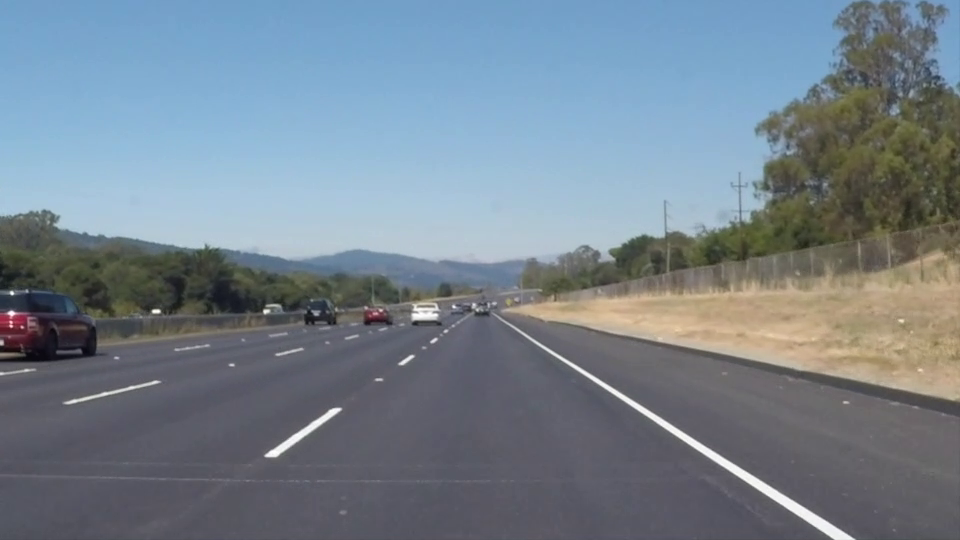
#> input picture frame 22 of Homework/HW 5 - 0326/data/WW.mp4, 960 x 540 px, given in place of YW.mp4, which was not available
$ python '오혜준.py'
#> lines starting #> are read from the running program, lines starting #| are printed output that depends on the picture; after the words box and inside, x2 and y2 are one past the last pixel; in counts of white or black regions, pixels touching at a corner belong together; pictures that were not available may be replaced by others from this repository, and a replacement may not be noted
import numpy as np
from PIL import Image
import cv2


def final_line_list(line_list, isleft):
    final_list = [0, 0, 0, 0]
    for line in line_list:
        if isleft:
            final_list[0] += line[0]
            final_list[1] += line[1]
            final_list[2] += line[2]
            final_list[3] += line[3]
        else:
            final_list[0] += line[2]
            final_list[1] += line[3]
            final_list[2] += line[0]
            final_list[3] += line[1]
    if len(line_list) !=0:
        final_list = [int(x / len(line_list)) for x in final_list]
        return final_list


# call the video source
cap = cv2.VideoCapture('YW.mp4')

while (cap.isOpened()):
    ret, road = cap.read()
#> road is the input picture: shape (540, 960, 3); mean B, G, R 141.9, 130.7, 117.7
    x = cap.get(3)
    y = cap.get(4)

    gray_image = cv2.cvtColor(road, cv2.COLOR_BGR2GRAY)
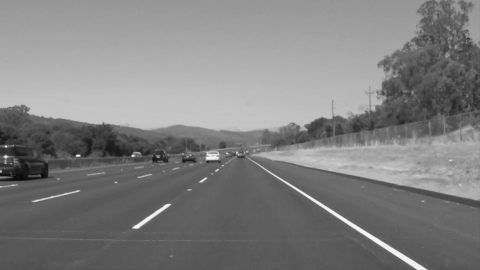
#> gray_image: shape (540, 960) (shown at 1/2 size); min 6, max 255, mean 128
    img_hsv = cv2.cvtColor(road, cv2.COLOR_BGR2HSV)
#> img_hsv: shape (540, 960, 3); mean H, S, V 94.9, 54.6, 147.7

    lower_yellow = np.array([20, 100, 100], dtype="uint8")
    upper_yellow = np.array([30, 255, 255], dtype="uint8")
    mask_yellow = cv2.inRange(img_hsv, lower_yellow, upper_yellow)
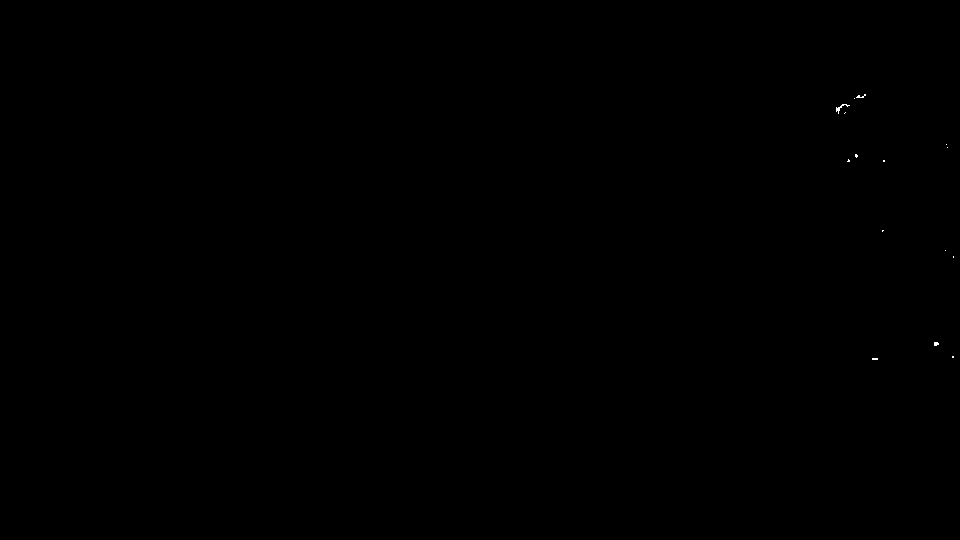
#> mask_yellow: shape (540, 960); 0.02% white in thin lines or dots, all inside (x1, y1, x2, y2) = (836, 94, 954, 360)
    mask_white = cv2.inRange(gray_image, 200, 255)
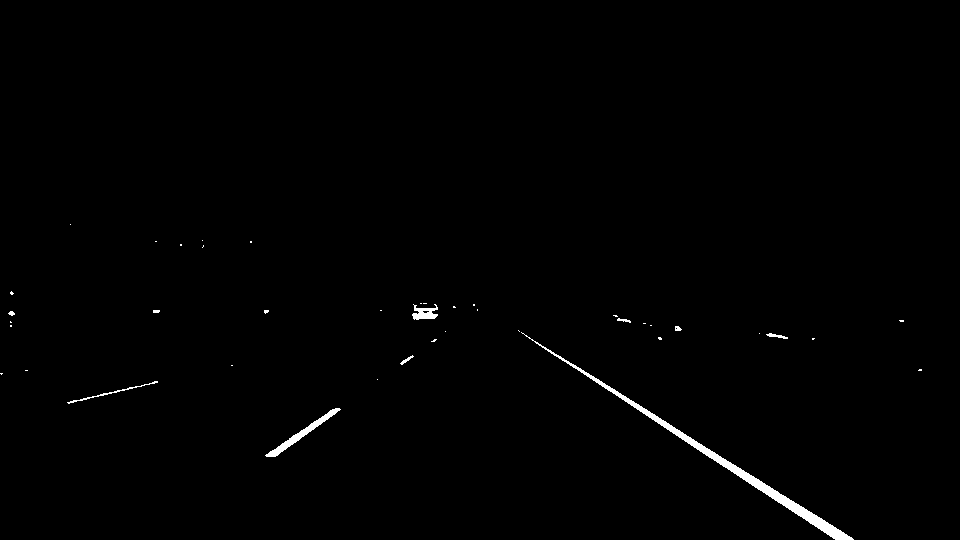
#> mask_white: shape (540, 960); 0.7% white; 41 white regions (31 under 20 px), largest, box (x1, y1, x2, y2) and area: (521, 332, 854, 540) 2344, (265, 408, 341, 457) 528, (412, 304, 438, 320) 246
    mask_yw = cv2.bitwise_or(mask_white, mask_yellow)
    mask_yw_image = cv2.bitwise_and(gray_image, mask_yw)

    # Gaussian blur will help to suppress noise in Canny Edge Detection by averaging out the pixel values in a neighborhood.
    gauss_gray = cv2.GaussianBlur(mask_yw_image, (5, 5), 0)

    # Canny Edge Detection
    low_threshold = 50
    high_threshold = 150
    canny_edges = cv2.Canny(gauss_gray, low_threshold, high_threshold)
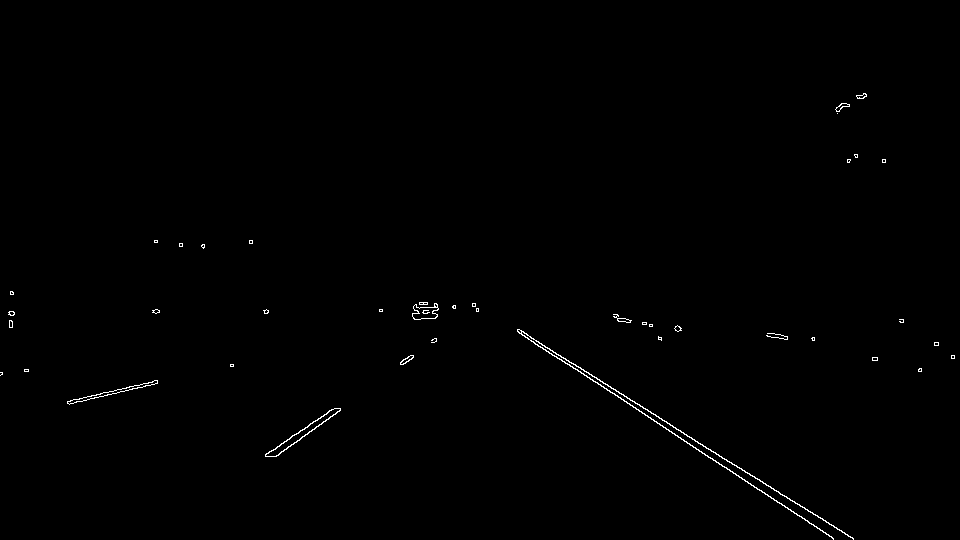
#> canny_edges: shape (540, 960); 0.43% white in thin lines or dots, all inside (x1, y1, x2, y2) = (0, 93, 955, 540)

    # create region of interest (ROI) mask
    # y range, x range
    gray_road = cv2.cvtColor(road, cv2.COLOR_BGR2GRAY)
    mask = np.zeros(gray_road.shape, np.int8)
    mask[285:] = 255
    image = np.array(Image.fromarray(mask.astype('uint8'), 'L'))

    img_result = cv2.bitwise_and(image, image, mask=canny_edges)
#> img_result: shape (540, 960); 0.41% white in thin lines or dots, all inside (x1, y1, x2, y2) = (0, 291, 955, 540)
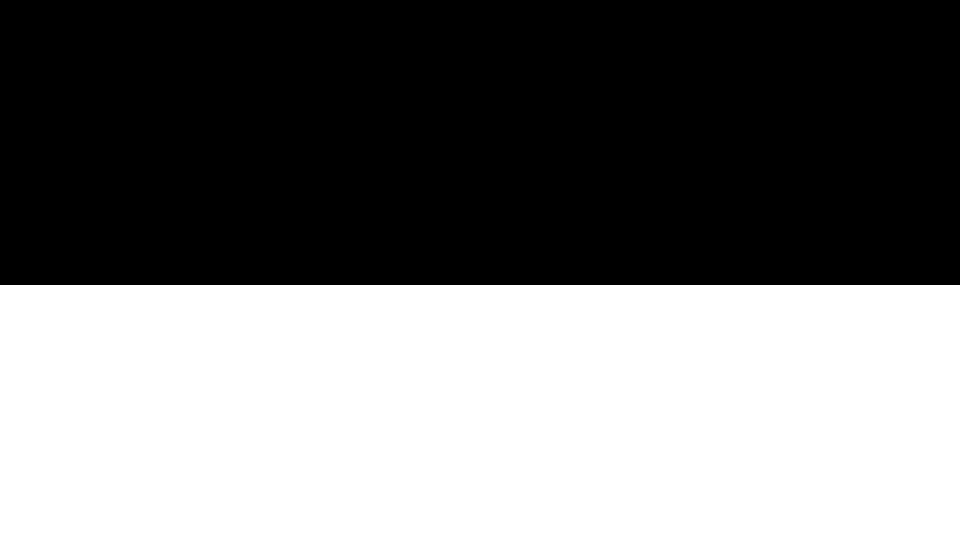
#> image: shape (540, 960); 47.2% white; 1 white region, box (x1, y1, x2, y2) and area: (0, 285, 960, 540) 244800

    lines = cv2.HoughLines(img_result, 1, np.pi / 180, 80)
#> lines = [[5, 2.13], [-3, 2.15], [-18, 2.16], [20, 2.11], [-9, 2.15], [8, 2.13], [531, 0.942], [525, 0.977], [406, 1.33], [-31, 2.18]]

    left_list = []
    left_cnt = 0
    right_list = []
    right_cnt = 0
    for line in lines:
        rho, theta = line[0]
        a = np.cos(theta)
        b = np.sin(theta)
        x0 = a * rho
        y0 = b * rho

        x1 = int(x0 + 1000 * (-b))
        y1 = int(y0 + 1000 * (a))
        x2 = int(x0 - 1000 * (-b))
        y2 = int(y0 - 1000 * (a))

        slope = (y2 - y1) / (x2 - x1)

        # 왜 slope < 0 left -> opencv 좌표는 왼쪽 위가 0,0
        if slope < 0:
            new_x = x2
            while y2 < 285:
                new_x -= 1
                y2 -= slope
            y2 = int(y2)

            while y1 > y:
                x1 += 1
                y1 += slope

            left_list.append([x1, y1, new_x, y2])
            left_cnt += 1
            # cv2.line(road, (x1, y1), (new_x, y2), (0, 255, 0), 2)
        if slope > 0:
            y1 = 0
            new_x = x2
            while y1 < 285:
                new_x -= 1
                y1 = y2 - slope * new_x
            y1 = int(y1)

            while y2 > y:
                x2 -= 1
                y2 -= slope

            right_list.append([new_x, y1, x2, y2])
            right_cnt += 1
#> this loop made 10 passes
#> (rho, theta, a, b, x0, y0) on passes 1 to 8: (5, 2.13, -0.53, 0.848, -2.65, 4.24), (-3, 2.15, -0.545, 0.839, 1.63, -2.52), (-18, 2.16, -0.559, 0.829, 10.07, -14.92), (20, 2.11, -0.515, 0.857, -10.3, 17.14), (-9, 2.15, -0.545, 0.839, 4.9, -7.55), (8, 2.13, -0.53, 0.848, -4.24, 6.78), (531, 0.942, 0.588, 0.809, 312.1, 429.6), (525, 0.977, 0.559, 0.829, 293.6, 435.2)
#> after the loop, left_cnt = 3; left_list = [[161, 539.6, 511, 285], [139, 539.6, 516, 285], [-490, 539.9, 533, 285]]; right_cnt = 7; right_list = [[398, 285, 845, 534], [395, 285, 836, 539.4], [383, 285, 833, 540], [411, 285, 846, 532], [387, 285, 843, 537], [401, 285, 843, 536], [375, 285, 824, 539.6]]
            # cv2.line(road, (new_x, y1), (x2, y2), (0, 0, 255), 2)

    final_left_list = final_line_list(left_list, True)
#> the loop in final_line_list, `for line in line_list:` made 3 passes
#> after the loop in final_line_list, `for line in line_list:`: final_list = [-190, 1619.1, 1560, 855]
#> in final_line_list, `final_list = [int(x / len(line_list)) for x in final_list]`: final_list = [-63, 539, 520, 285]
#> final_left_list = [-63, 539, 520, 285]
    final_right_list = final_line_list(right_list, False)
#> the loop in final_line_list (call 2), `for line in line_list:` made 7 passes
#> final_right_list = [838, 536, 392, 285]

    # 왼쪽 G, 오른쪽 R
    if final_left_list and final_right_list is not None:

        cv2.line(road, (final_left_list[0], final_left_list[1]), (final_left_list[2], final_left_list[3]), (0, 255, 0), 2)
        cv2.line(road, (final_right_list[0], final_right_list[1]), (final_right_list[2], final_right_list[3]), (0, 0, 255),
             2)

        center_list = [int((final_left_list[i] + final_right_list[i]) / 2) for i in range(4)]
#> center_list = [387, 537, 456, 285]

        cv2.line(road, (center_list[0], center_list[1]), (center_list[2], center_list[3]), (255, 0, 0), 2)
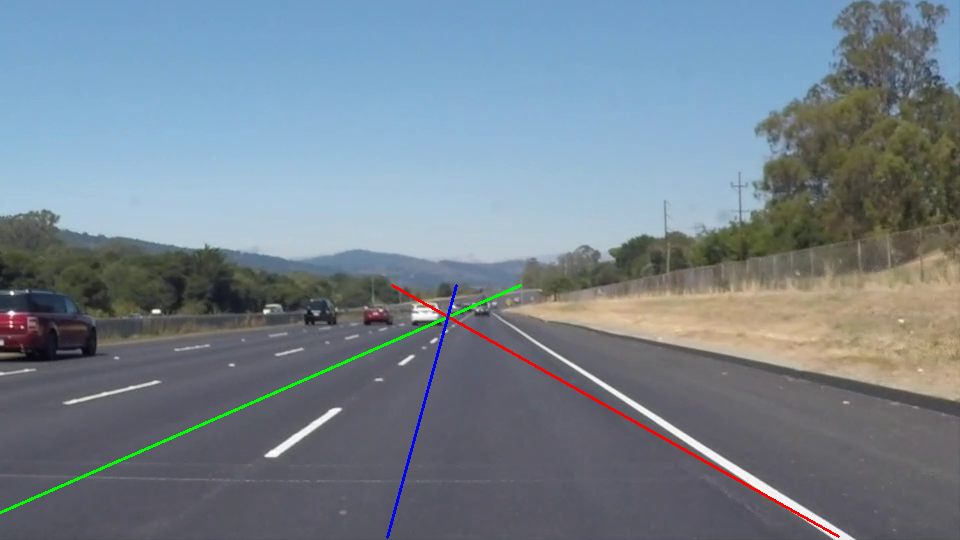
#> road: shape (540, 960, 3); mean B, G, R 141.5, 130.7, 117.6
        cv2.imshow('image', road)

    if cv2.waitKey(1) & 0xFF == ord('q'):
#> (key q is pressed here)
        break
#> (the run stopped early here; a loop or call above may not have finished)

$ run again, starting later in the video
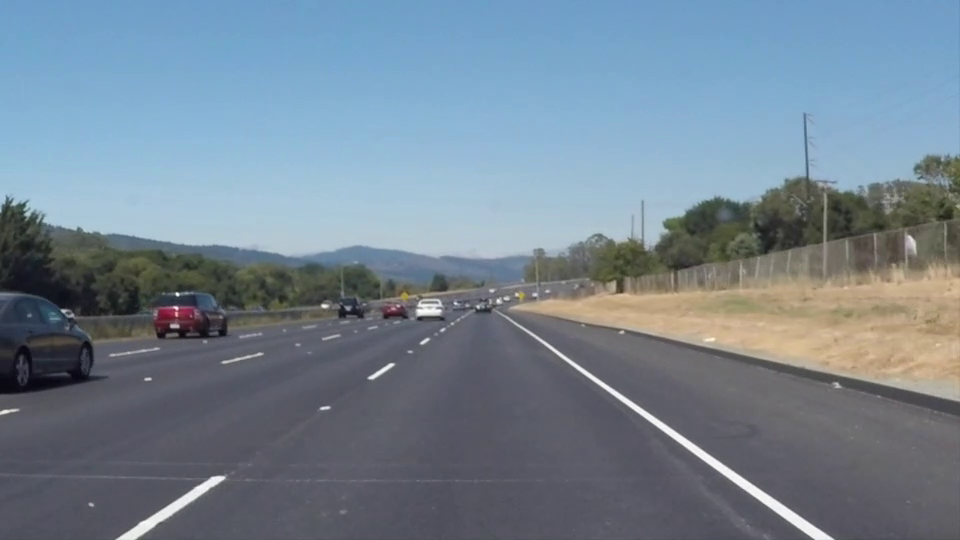
#> input picture frame 99 of Homework/HW 5 - 0326/data/WW.mp4, 960 x 540 px, given in place of YW.mp4, which was not available
#> road is the input picture: shape (540, 960, 3); mean B, G, R 146, 132.3, 116.7
#> img_hsv: shape (540, 960, 3); mean H, S, V 97.5, 57, 150.6
#> mask_yellow: shape (540, 960); 0.01% white; 5 white regions (4 under 20 px), largest, box (x1, y1, x2, y2) and area: (400, 290, 408, 300) 56
#> `mask_white = cv2.inRange(gray_image, 200, 255)`:
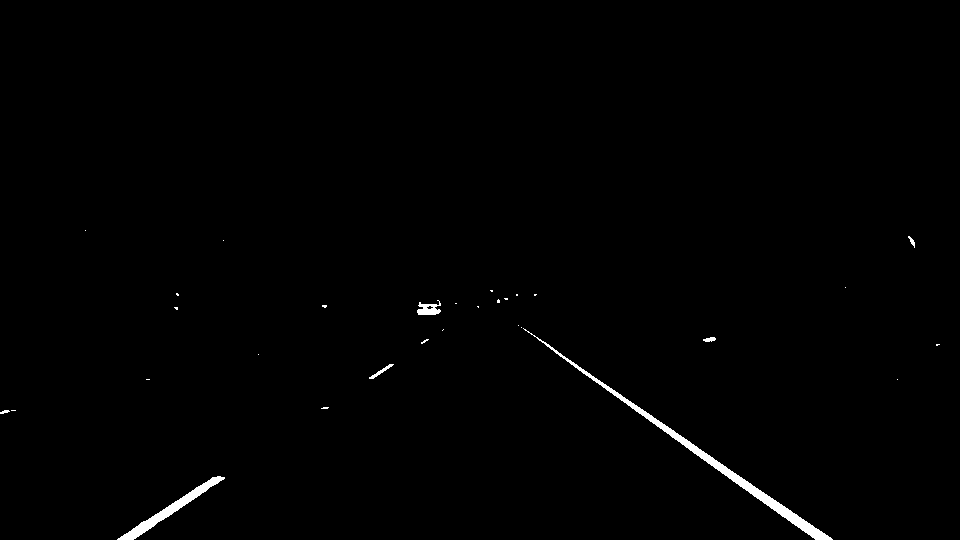
#> mask_white: shape (540, 960); 0.72% white; 30 white regions (23 under 20 px), largest, box (x1, y1, x2, y2) and area: (523, 328, 833, 540) 2230, (117, 476, 225, 540) 994, (417, 300, 441, 315) 216
#> canny_edges: shape (540, 960); 0.36% white in thin lines or dots, all inside (x1, y1, x2, y2) = (0, 235, 940, 540)
#> img_result: shape (540, 960); 0.36% white in thin lines or dots, all inside (x1, y1, x2, y2) = (0, 289, 940, 540)
#> image: shape (540, 960); 47.2% white; 1 white region, box (x1, y1, x2, y2) and area: (0, 285, 960, 540) 244800
#> lines = 13 rows, first 8: [-19, 2.16], [-42, 2.2], [-33, 2.18], [518, 1.01], [-56, 2.22], [-27, 2.18], [-3, 2.15], [522, 0.977]
#> the loop `for line in lines:` made 13 passes
#> (rho, theta, a, b, x0, y0) on passes 1 to 8: (-19, 2.16, -0.559, 0.829, 10.62, -15.75), (-42, 2.2, -0.588, 0.809, 24.69, -33.98), (-33, 2.18, -0.574, 0.819, 18.93, -27.03), (518, 1.01, 0.53, 0.848, 274.5, 439.3), (-56, 2.22, -0.602, 0.799, 33.7, -44.72), (-27, 2.18, -0.574, 0.819, 15.49, -22.12), (-3, 2.15, -0.545, 0.839, 1.63, -2.52), (522, 0.977, 0.559, 0.829, 291.9, 432.8)
#> after the loop `for line in lines:`: left_cnt = 4; left_list = [[114, 539.8, 521, 285], [133, 539.3, 510, 285], [117, 539.5, 508, 285], [134, 539.5, 497, 285]]; right_cnt = 9; right_list = [[382, 285, 834, 539.6], [369, 285, 815, 539.9], [373, 285, 829, 539.7], [360, 285, 809, 539.7], [379, 285, 818, 539.8], [395, 285, 836, 539.4], [377, 285, 822, 539.9], [389, 285, 842, 538], [367, 285, 817, 539.6]]
#> the loop in final_line_list, `for line in line_list:` made 4 passes
#> after the loop in final_line_list, `for line in line_list:`: final_list = [498, 2158, 2036, 1140]
#> in final_line_list, `final_list = [int(x / len(line_list)) for x in final_list]`: final_list = [124, 539, 509, 285]
#> the loop in final_line_list (call 2), `for line in line_list:` made 9 passes
#> final_right_list = [824, 539, 376, 285]
#> center_list = [474, 539, 442, 285]
#> `cv2.line(road, (center_list[0], center_list[1]), (center_list[2], cent..`:
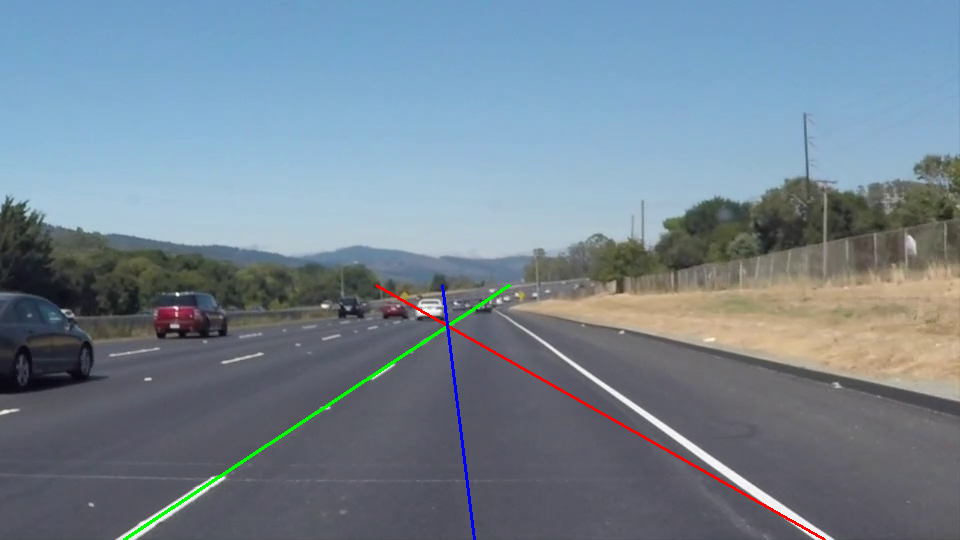
#> road: shape (540, 960, 3); mean B, G, R 145.4, 132.2, 116.6

$ run again, starting later in the video
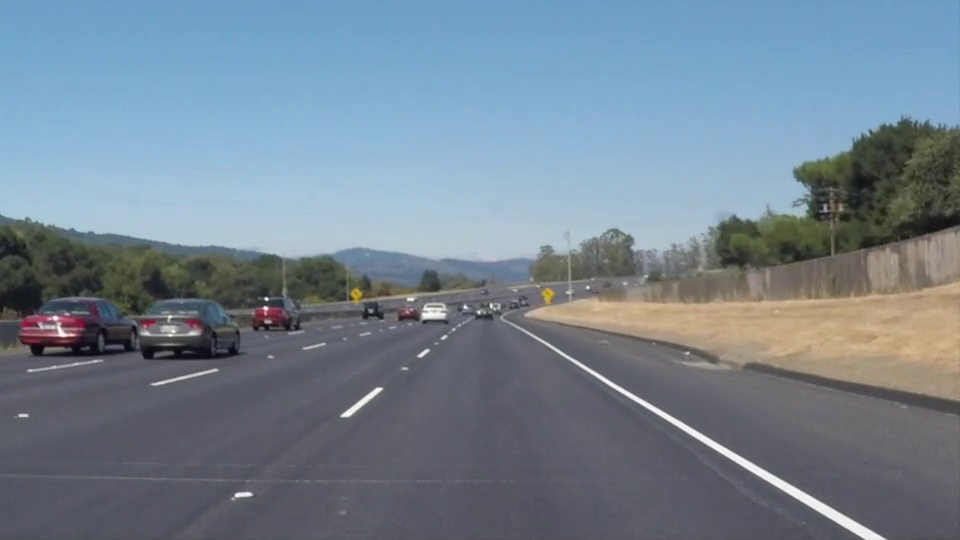
#> input picture frame 176 of Homework/HW 5 - 0326/data/WW.mp4, 960 x 540 px, given in place of YW.mp4, which was not available
#> road is the input picture: shape (540, 960, 3); mean B, G, R 145.2, 131.6, 116.5
#> img_hsv: shape (540, 960, 3); mean H, S, V 97, 56.8, 150.1
#> mask_yellow: shape (540, 960); 0.05% white; 5 white regions (3 under 20 px), largest, box (x1, y1, x2, y2) and area: (350, 287, 364, 302) 136, (542, 288, 554, 304) 124
#> `mask_white = cv2.inRange(gray_image, 200, 255)`:
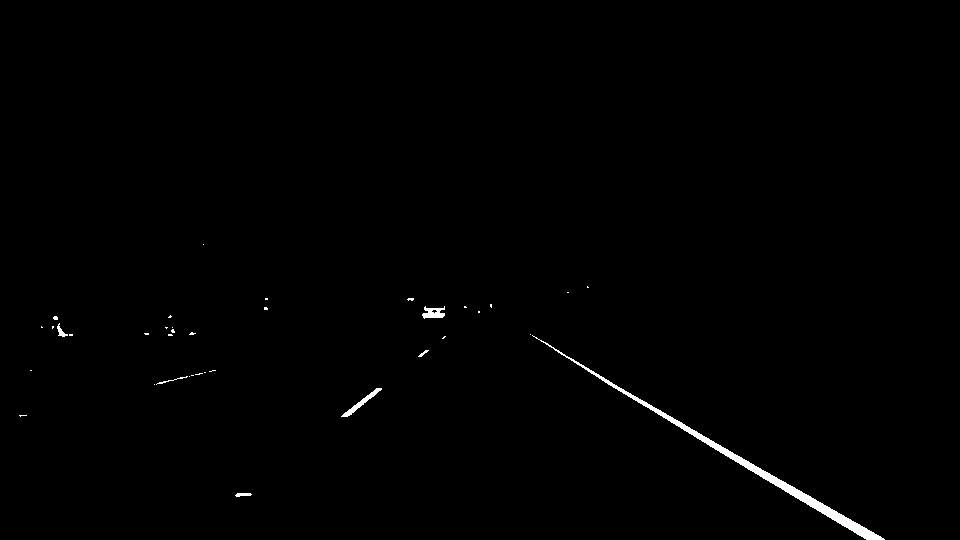
#> mask_white: shape (540, 960); 0.59% white; 37 white regions (30 under 20 px), largest, box (x1, y1, x2, y2) and area: (532, 335, 885, 540) 2281, (341, 388, 382, 417) 218, (422, 306, 445, 319) 188
#> `canny_edges = cv2.Canny(gauss_gray, low_threshold, high_threshold)`:
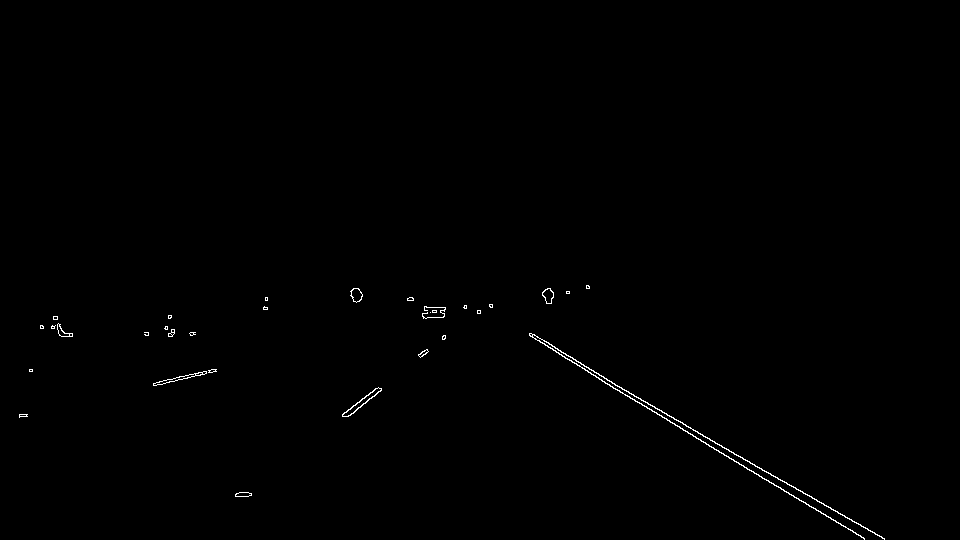
#> canny_edges: shape (540, 960); 0.37% white in thin lines or dots, all inside (x1, y1, x2, y2) = (19, 285, 885, 540)
#> image: shape (540, 960); 47.2% white; 1 white region, box (x1, y1, x2, y2) and area: (0, 285, 960, 540) 244800
#> lines = [[25, 2.09], [16, 2.11], [0, 2.13], [41, 2.08], [12, 2.11], [3, 2.13], [-12, 2.15], [39, 2.08], [33, 2.09]]
#> the loop `for line in lines:` made 9 passes
#> (rho, theta, a, b, x0, y0) on passes 1 to 8: (25, 2.09, -0.5, 0.866, -12.5, 21.65), (16, 2.11, -0.515, 0.857, -8.24, 13.71), (0, 2.13, -0.53, 0.848, 0, 0), (41, 2.08, -0.485, 0.875, -19.88, 35.86), (12, 2.11, -0.515, 0.857, -6.18, 10.29), (3, 2.13, -0.53, 0.848, -1.59, 2.54), (-12, 2.15, -0.545, 0.839, 6.54, -10.06), (39, 2.08, -0.485, 0.875, -18.91, 34.11)
#> after the loop `for line in lines:`: left_cnt = 0; left_list = []; right_cnt = 9; right_list = [[408, 285, 853, 521], [404, 285, 848, 528], [391, 285, 848, 529], [424, 285, 854, 520], [399, 285, 850, 525], [395, 285, 846, 532], [383, 285, 845, 534], [420, 285, 855, 518], [421, 285, 849, 528]]
#> after the loop in final_line_list, `for line in line_list:`: final_list = [0, 0, 0, 0]
#> the loop in final_line_list (call 2), `for line in line_list:` made 9 passes
#> final_right_list = [849, 526, 405, 285]
